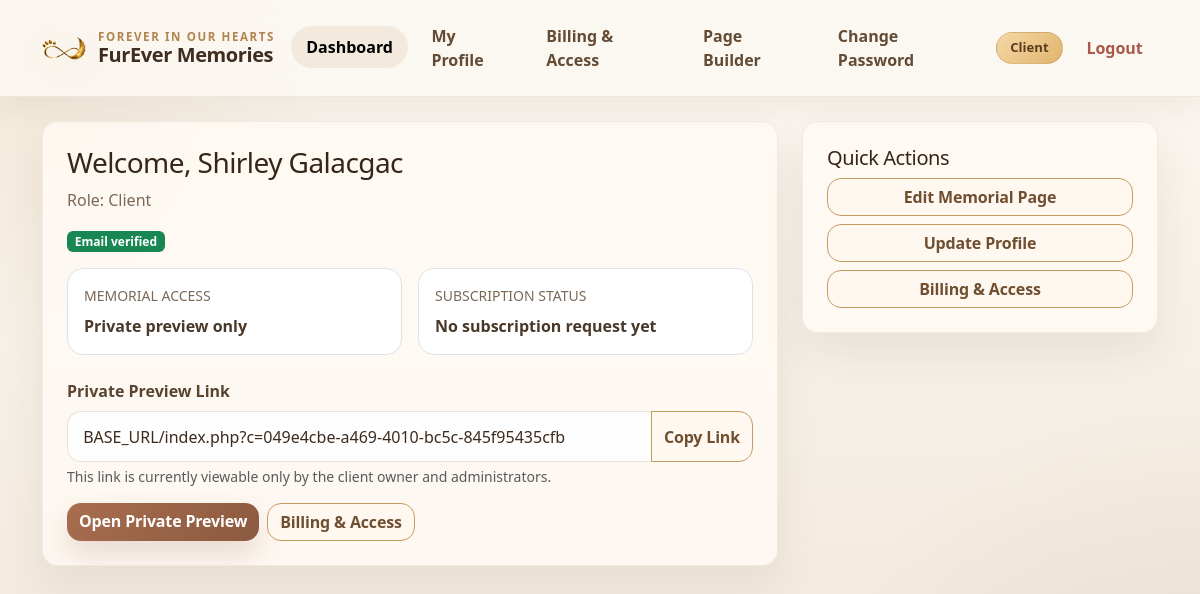
The app's page /dashboard.php (signed in) with its own data.
### tables this page shows
CREATE TABLE `users` (
  `id` int(10) UNSIGNED NOT NULL,
  `role` enum('administrator','client') NOT NULL,
  `client_guid` varchar(64) DEFAULT NULL,
  `full_name` varchar(150) NOT NULL,
  `contact_number` varchar(50) DEFAULT NULL,
  `address` text DEFAULT NULL,
  `email` varchar(150) NOT NULL,
  `password_hash` varchar(255) NOT NULL,
  `is_active` tinyint(1) NOT NULL DEFAULT 1,
  `is_email_verified` tinyint(1) NOT NULL DEFAULT 0,
  `email_verified_at` datetime DEFAULT NULL,
  `last_login_at` datetime DEFAULT NULL,
  `last_login_ip` varchar(64) DEFAULT NULL,
  `created_at` datetime NOT NULL,
  `updated_at` datetime NOT NULL
);

### includes/functions.php (called while the page is built, shortened)
<?php
require_once __DIR__ . '/../config/db.php';
function e($value): string
{
    return htmlspecialchars((string)$value, ENT_QUOTES, 'UTF-8');
}
function current_user(): ?array
{
    return $_SESSION['user'] ?? null;
}
function is_admin(): bool
{
    return (current_user()['role'] ?? '') === 'administrator';
}
function is_client(): bool
{
    return (current_user()['role'] ?? '') === 'client';
}
function is_local_host(?string $host = null): bool
{
    $host = $host ?? ($_SERVER['HTTP_HOST'] ?? '');
    return $host !== '' && (bool)preg_match('/^(localhost|127\.0\.0\.1)(:\d+)?$/i', $host);
}
function public_memorial_url(string $clientGuid): string
{
    if (is_local_host()) {
        return rtrim(BASE_URL, '/') . '/index.php?c=' . rawurlencode($clientGuid);
    }
    return rtrim(BASE_URL, '/') . '/c/' . rawurlencode($clientGuid);
}
function fetch_user_by_id(int $id): ?array
{
    $stmt = db()->prepare('SELECT * FROM users WHERE id = ? LIMIT 1');
    $stmt->execute([$id]);
    return $stmt->fetch() ?: null;
}
function fetch_memorial_by_client_id(int $clientId): ?array
{
    $stmt = db()->prepare('SELECT * FROM memorial_pages WHERE client_user_id = ? LIMIT 1');
    $stmt->execute([$clientId]);
    return $stmt->fetch() ?: null;
}
function fetch_latest_subscription_for_user(int $userId): ?array
{
    $stmt = db()->prepare('SELECT s.*, p.name AS plan_name, p.slug AS plan_slug, p.billing_cycle, p.duration_days, p.price_amount AS plan_price_amount, p.currency AS plan_currency FROM client_subscriptions s LEFT JOIN subscription_plans p ON p.id = s.plan_id WHERE s.user_id = ? ORDER BY s.id DESC LIMIT 1');
    $stmt->execute([$userId]);
    return $stmt->fetch() ?: null;
}
function subscription_is_active(?array $subscription): bool
{
    if (!$subscription || ($subscription['status'] ?? '') !== 'active') {
        return false;
    }
}
function ensure_subscription_expiry_state(int $userId): void
{
    $subscription = fetch_latest_subscription_for_user($userId);
    if (!$subscription || ($subscription['status'] ?? '') !== 'active') {
        return;
    }
}
function memorial_public_access_summary(int $userId, ?array $memorial = null): array
{
    ensure_subscription_expiry_state($userId);
    $memorial = $memorial ?: fetch_memorial_by_client_id($userId);
    $subscription = fetch_latest_subscription_for_user($userId);
    $status = $subscription['status'] ?? 'none';
    $labelMap = [
        'pending_payment' => 'Private preview only: waiting for payment submission',
        'pending_review' => 'Private preview only: payment under review',
        'rejected' => 'Private preview only: payment needs attention',
        'expired' => 'Private preview only: subscription expired',
        'cancelled' => 'Private preview only: subscription cancelled',
        'none' => 'Private preview only',
    ];
    return [
        'is_public' => false,
        'source' => 'private',
        'label' => $labelMap[$status] ?? 'Private preview only',
        'subscription' => $subscription,
    ];
}

### config/db.php (called while the page is built, shortened)
<?php
function db(): PDO
{
    static $pdo = null;
    if ($pdo instanceof PDO) {
        return $pdo;
    }
    $dsn = 'mysql:host=' . DB_HOST . ';dbname=' . DB_NAME . ';charset=utf8mb4';
    $pdo = new PDO($dsn, DB_USER, DB_PASS, [
        PDO::ATTR_ERRMODE => PDO::ERRMODE_EXCEPTION,
        PDO::ATTR_DEFAULT_FETCH_MODE => PDO::FETCH_ASSOC,
        PDO::ATTR_EMULATE_PREPARES => false,
    ]);
    return $pdo;
}

### includes/auth.php (called while the page is built, shortened)
<?php
require_once __DIR__ . '/functions.php';
function refresh_logged_user(): void
{
    if (!empty($_SESSION['user']['id'])) {
        $fresh = fetch_user_by_id((int)$_SESSION['user']['id']);
    }
}

### dashboard.php (the view, shortened to what this page needs)
<?php
require_once __DIR__ . '/includes/auth.php';
refresh_logged_user();
$user = current_user();
$clientGuid = $user['client_guid'] ?? '';
$clientOwner = $user;
$link = $clientGuid ? public_memorial_url($clientGuid) : '';
$targetMemorial = $clientOwner ? fetch_memorial_by_client_id((int)$clientOwner['id']) : null;
$accessSummary = $clientOwner ? memorial_public_access_summary((int)$clientOwner['id'], $targetMemorial ?: null) : ['label' => 'Unavailable', 'is_public' => false];
$latestSubscription = $clientOwner ? fetch_latest_subscription_for_user((int)$clientOwner['id']) : null;
?>
<!doctype html>
<html lang="en">
<head>
    <link href="https://cdn.jsdelivr.net/npm/bootstrap@5.3.3/dist/css/bootstrap.min.css" rel="stylesheet">
    <link rel="stylesheet" href="assets/css/site.css">
</head>
<body class="admin-page">
<?php include __DIR__ . '/includes/topbar.php'; ?>
<div class="container py-4 admin-shell">
    <div class="row g-4">
        <div class="col-lg-8">
            <div class="card border-0 shadow-sm rounded-4">
                <div class="card-body p-4">
                    <h1 class="h3 mb-2">Welcome, <?= e($user['full_name']) ?></h1>
                    <p class="text-muted mb-3">Role: <?= e(ucfirst($user['role'])) ?></p>
                    <?php if (is_client()): ?>
                        <div class="mb-3">
                            <span class="badge <?= !empty($user['is_email_verified']) ? 'text-bg-success' : 'text-bg-warning' ?>">
                                <?= !empty($user['is_email_verified']) ? 'Email verified' : 'Email not verified' ?>
                            </span>
                        </div>
                    <?php endif; ?>
                    <div class="row g-3 mb-4">
                        <div class="col-md-6">
                            <div class="p-3 rounded-4 border bg-white h-100">
                                <div class="small text-uppercase text-muted mb-2">Memorial access</div>
                                <div class="fw-semibold"><?= e($accessSummary['label']) ?></div>
                            </div>
                        </div>
                        <div class="col-md-6">
                            <div class="p-3 rounded-4 border bg-white h-100">
                                <div class="small text-uppercase text-muted mb-2">Subscription status</div>
                                <?php if ($latestSubscription): ?>
                                    <span class="badge <?= e(subscription_status_badge_class((string)$latestSubscription['status'])) ?>"><?= e(ucwords(str_replace('_', ' ', (string)$latestSubscription['status']))) ?></span>
                                    <div class="small text-muted mt-2"><?= e($latestSubscription['plan_name'] ?? 'Plan') ?></div>
                                <?php else: ?>
                                    <div class="fw-semibold">No subscription request yet</div>
                                <?php endif; ?>
                            </div>
                        </div>
                    </div>
                    <?php if ($link): ?>
                        <div class="mb-3">
                            <label class="form-label"><?= !empty($accessSummary['is_public']) ? 'Public Link' : 'Private Preview Link' ?></label>
                            <div class="input-group">
                                <input type="text" class="form-control" id="publicLink" value="<?= e($link) ?>" readonly>
                                <button type="button" class="btn btn-outline-secondary" onclick="navigator.clipboard.writeText(document.getElementById('publicLink').value)">Copy Link</button>
                            </div>
                            <?php if (empty($accessSummary['is_public'])): ?>
                                <div class="form-text">This link is currently viewable only by the client owner and administrators.</div>
                            <?php endif; ?>
                        </div>
                        <?php if (!empty($accessSummary['is_public'])): ?>
                            <div class="row g-3 align-items-center">
                                <div class="col-md-4">
                                    <img src="<?= e(qrcode_data_uri($link)) ?>" class="img-fluid rounded-3 border" alt="QR code" id="dashboardQrImage">
                                </div>
                                <div class="col-md-8">
                                    <div class="d-flex flex-wrap gap-2">
                                        <a href="<?= e($link) ?>" target="_blank" class="btn btn-dark">Open Public Page</a>
                                        <button type="button" class="btn btn-success" id="downloadQrBtn">Download QR Code</button>
                                    </div>
                                </div>
                            </div>
                        <?php else: ?>
                            <div class="d-flex flex-wrap gap-2">
                                <a href="<?= e($link) ?>" target="_blank" class="btn btn-dark">Open Private Preview</a>
                                <?php if (is_client()): ?>
                                    <a href="subscription.php" class="btn btn-outline-dark">Billing &amp; Access</a>
                                <?php endif; ?>
                            </div>
                        <?php endif; ?>
                    <?php endif; ?>
                </div>
            </div>
        </div>
        <div class="col-lg-4">
            <div class="card border-0 shadow-sm rounded-4">
                <div class="card-body p-4">
                    <h2 class="h5">Quick Actions</h2>
                    <div class="d-grid gap-2">
                        <a href="memorial_edit.php<?= (is_admin() && $clientGuid !== '') ? '?clientguid=' . urlencode($clientGuid) : '' ?>" class="btn btn-outline-dark">Edit Memorial Page</a>
                        <?php if (is_client()): ?><a href="client_profile.php" class="btn btn-outline-dark">Update Profile</a><?php endif; ?>
                        <?php if (is_client()): ?><a href="subscription.php" class="btn btn-outline-dark">Billing &amp; Access</a><?php endif; ?>
                    </div>
                </div>
            </div>
        </div>
    </div>
</div>
</body>
</html>

### includes/topbar.php (shortened to what this page needs)
<?php
require_once __DIR__ . '/functions.php';
$u = current_user();
$currentPage = basename((string)($_SERVER['PHP_SELF'] ?? ''));
$requestedClientGuid = trim((string)($_GET['clientguid'] ?? ''));
$dashboardUrl = 'dashboard.php' . ((is_admin() && $requestedClientGuid !== '') ? '?clientguid=' . urlencode($requestedClientGuid) : '');
$pageBuilderUrl = 'memorial_edit.php' . ((is_admin() && $requestedClientGuid !== '') ? '?clientguid=' . urlencode($requestedClientGuid) : '');
?>
<nav class="navbar navbar-expand-lg navbar-light sticky-top furever-admin-nav">
    <div class="container admin-nav-shell">
        <a class="navbar-brand admin-brand" href="<?= e($dashboardUrl) ?>">
            <img src="assets/images/logo-furever-memories.png" alt="FurEver Memories logo" class="admin-brand-logo">
            <span class="admin-brand-text">
                <small class="admin-brand-kicker">Forever in our hearts</small>
                <strong><?= e(APP_NAME) ?></strong>
            </span>
        </a>
        <div class="collapse navbar-collapse" id="navMain">
            <ul class="navbar-nav ms-auto align-items-lg-center gap-lg-2">
                <li class="nav-item"><a class="nav-link admin-nav-link<?= $currentPage === 'dashboard.php' ? ' active' : '' ?>" href="<?= e($dashboardUrl) ?>">Dashboard</a></li>
                <?php if (is_client()): ?>
                    <li class="nav-item"><a class="nav-link admin-nav-link<?= $currentPage === 'client_profile.php' ? ' active' : '' ?>" href="client_profile.php">My Profile</a></li>
                    <li class="nav-item"><a class="nav-link admin-nav-link<?= $currentPage === 'subscription.php' ? ' active' : '' ?>" href="subscription.php">Billing &amp; Access</a></li>
                <?php endif; ?>
                <li class="nav-item"><a class="nav-link admin-nav-link<?= in_array($currentPage, ['memorial_edit.php', 'moderation.php'], true) ? ' active' : '' ?>" href="<?= e($pageBuilderUrl) ?>">Page Builder</a></li>
                <li class="nav-item"><a class="nav-link admin-nav-link<?= $currentPage === 'change_password.php' ? ' active' : '' ?>" href="change_password.php">Change Password</a></li>
                <li class="nav-item"><span class="badge admin-role-badge"><?= e(ucfirst((string)($u['role'] ?? ''))) ?></span></li>
                <li class="nav-item"><a class="nav-link admin-nav-link admin-logout-link" href="logout.php">Logout</a></li>
            </ul>
        </div>
    </div>
</nav>

### records on screen
users: role "Client", full_name "Shirley Galacgac", client_guid "BASE_URL/index.php?c=049e4cbe-a469-4010-bc5c-845f95435cfb"

### other values on screen
APP_NAME "FurEver Memories"
$accessSummary['label'] "Private preview only"
